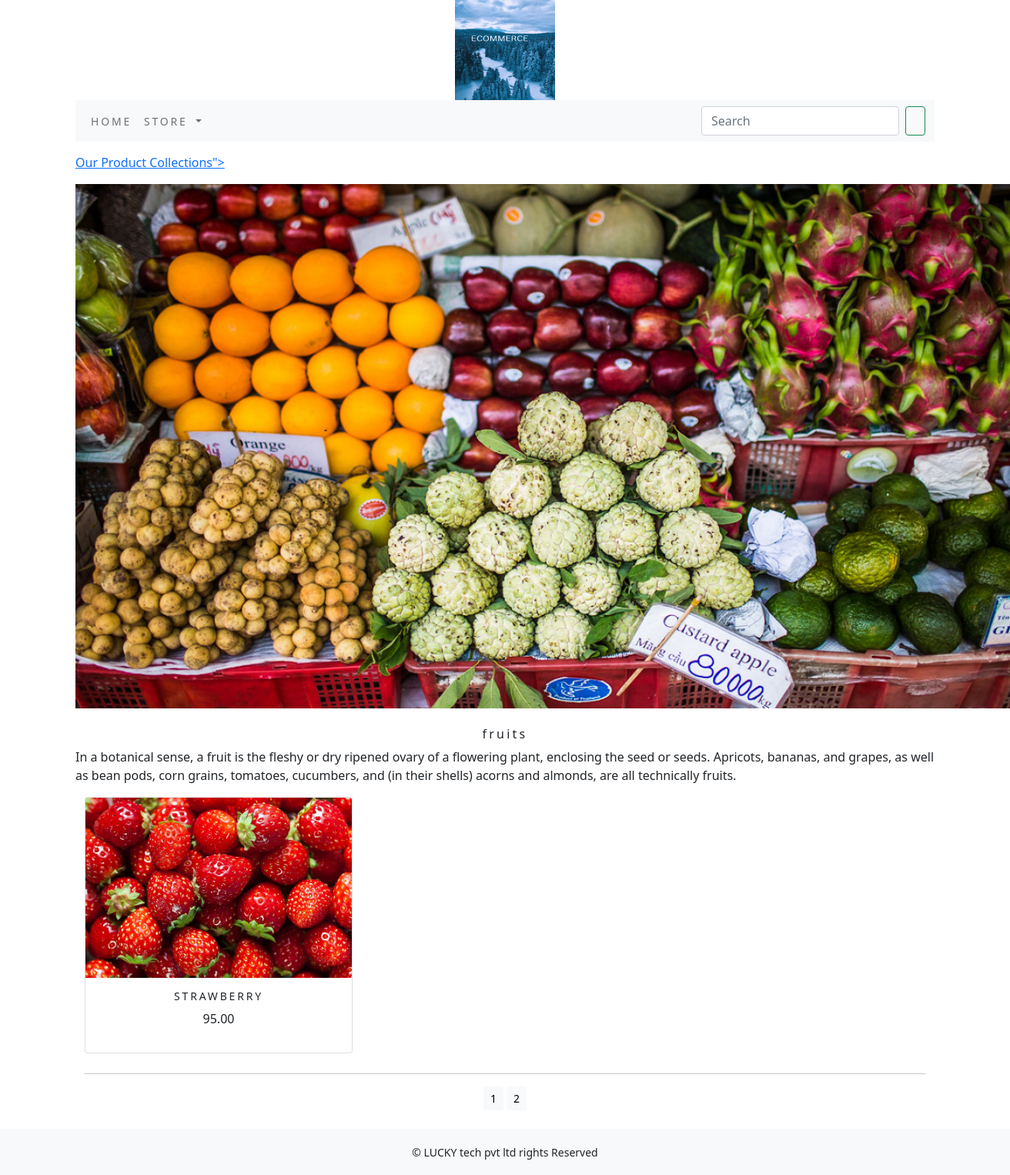
Page /store/fruits/?page=2 on the committed database.
### store/models.py (models this page shows, shortened)
class Category(models.Model):
    name=models.CharField(max_length=250,unique=True)
    slug=models.SlugField(max_length=250,unique=True)
    description=models.TextField(blank=True)
    image=models.ImageField(upload_to='category',blank=True)
    class Meta:
        ordering=('name',)
        verbose_name='category'
        verbose_name_plural='categories'
    def get_url(self):
        return reverse('store:products_by_category',args=[self.slug])

class Product(models.Model):
    name=models.CharField(max_length=250,unique=True)
    slug=models.SlugField(max_length=250,unique=True)
    description=models.TextField(blank=True)
    price=models.DecimalField(max_digits=10,decimal_places=2)
    category=models.ForeignKey(Category,on_delete=models.CASCADE)
    image=models.ImageField(upload_to='product',blank=True)
    stock=models.IntegerField()
    available=models.BooleanField(default=True)
    created=models.DateTimeField(auto_now_add=True)
    updated=models.DateTimeField(auto_now_add=True)
    def get_url(self):
        return  reverse('store:prodCatdetail',args=[self.category.slug,self.slug])
    class Meta:
        ordering = ('name',)
        verbose_name = 'product'
        verbose_name_plural = 'products'

### store/views.py (the view)
# urls.py: path('', views.allProdCat, name='allProdCat'),
def allProdCat(request,c_slug=None):
    c_page=None
    products_list=None
    if c_slug!=None:
        c_page=get_object_or_404(Category,slug=c_slug)
        products_list=Product.objects.all().filter(category=c_page,available=True)
    else:
        products_list=Product.objects.all().filter(available=True)
    paginator=Paginator(products_list,6)
    try:
        page=int(request.GET.get('page','1'))
    except:
        page=1
    try:
        products=paginator.page(page)
    except(EmptyPage,InvalidPage):
        products=paginator.page(paginator.num_pages)
    return render(request,"category.html",{'category':c_page,'products':products})

### cart/context_processors.py (called while the page is built)
def counter(request):
    item_count=0
    if 'admin' in request.path:
         return {}
    else:
        try:
            cart=Cart.objects.filter(cart_id=_cart_id(request))
            car_items=CartItem.objects.all().filter(cart=cart[:1])
            for cart_items in car_items:
                  item_count += cart_items.quantity
        except Cart.DoesNotExist:
            item_count =0
    return  dict(item_count=item_count)

### cart/views.py (called while the page is built)
def _cart_id(request):
    cart=request.session.session_key
    if not cart:
        cart=request.session.create()
    return cart

### store/context_processors.py (called while the page is built)
def menu_links(request):
    links=Category.objects.all()
    return dict(links=links)

### templates/category.html (shortened to what this page needs)
{% extends 'base.html' %}
{% load static %}
{% block content %}
{% if category %}
    <div>
       <div class="row my_row_class">
           <div class="mx-auto">
               <p><a href="{url 'store:allProdCat' %}">Our  Product Collections"></a></p>
       </div>
           </div>
    </div>
       {% endif %}
<div class="mx_auto">
       {% if category %}
          <img class="my image" src="{{category.image.url}}" alt="{{category.name}}">
</div>
    <br>
<div>
          <h1 class="text-center my_title">{{category.name}}</h1>
           <p class="text-justify">{{category.description}}</p>
</div>
        {% endif %}
<div class="container">
    <div class="row mx_auto">
        {% for product in products.object_list %}
        <div class="my_bottom_margin col-9 col-sm-12 col-md-4 xol-lg-4">
             <div class="card text-center" style="min-width:18rem;">
                  <a href="{{product.get_url}}"><img class="card-img-top my_image" src="{{product.image.url}}" alt="{{product.name}}"></a>
              <div class="card-body">
                  <h4>{{product.name}}</h4>
                  <p>{{product.price}}</p>
              </div>
              </div>
            </div>
        {% endfor %}
        </div>
    <div class="mx-auto">
        {% if products.paginator.num_pages > 1 %}
        <hr>
        <div class="text-center">
            {% for pg in products.paginator.page_range %}
                <a href="?page={{pg}}"  class="btn btn-light btn-sm {% if products.number == pg %} active {% endif %}">{{pg}}</a>
            {% endfor %}
        </div>
        {% endif %}
    </div>
    <br>
</div>
{% endblock %}

### static/css/custom.css (style rules this page uses)
body { font-family: 'Roboto', sans-serif; }
.my_row_class { padding-top :15px; }
.my_image { width:100%; height:auto; }
.my_title { font-size:16px; text_transform:uppercase; letter-spacing:.2em; }
.my_bottom_margin { margin-bottom:10px; }
.card-body h4 { font-size:14px; text-transform:uppercase; letter-spacing:.2em }

### rows in the picture
Category: image (picture), name "fruits", description "In a botanical sense, a fruit is the fleshy or dry ripened ovary of a flowering plant, enclosing the seed or seeds. Apricots, bananas, and grapes, as well as bean pods, corn grains, tomatoes, cucumbers, and (in their shells) acorns and almonds, are all technically fruits."
Product: image (picture), name "STRAWBERRY", price "95.00"

### other values in the picture
{{ pg }} "1" "2"
